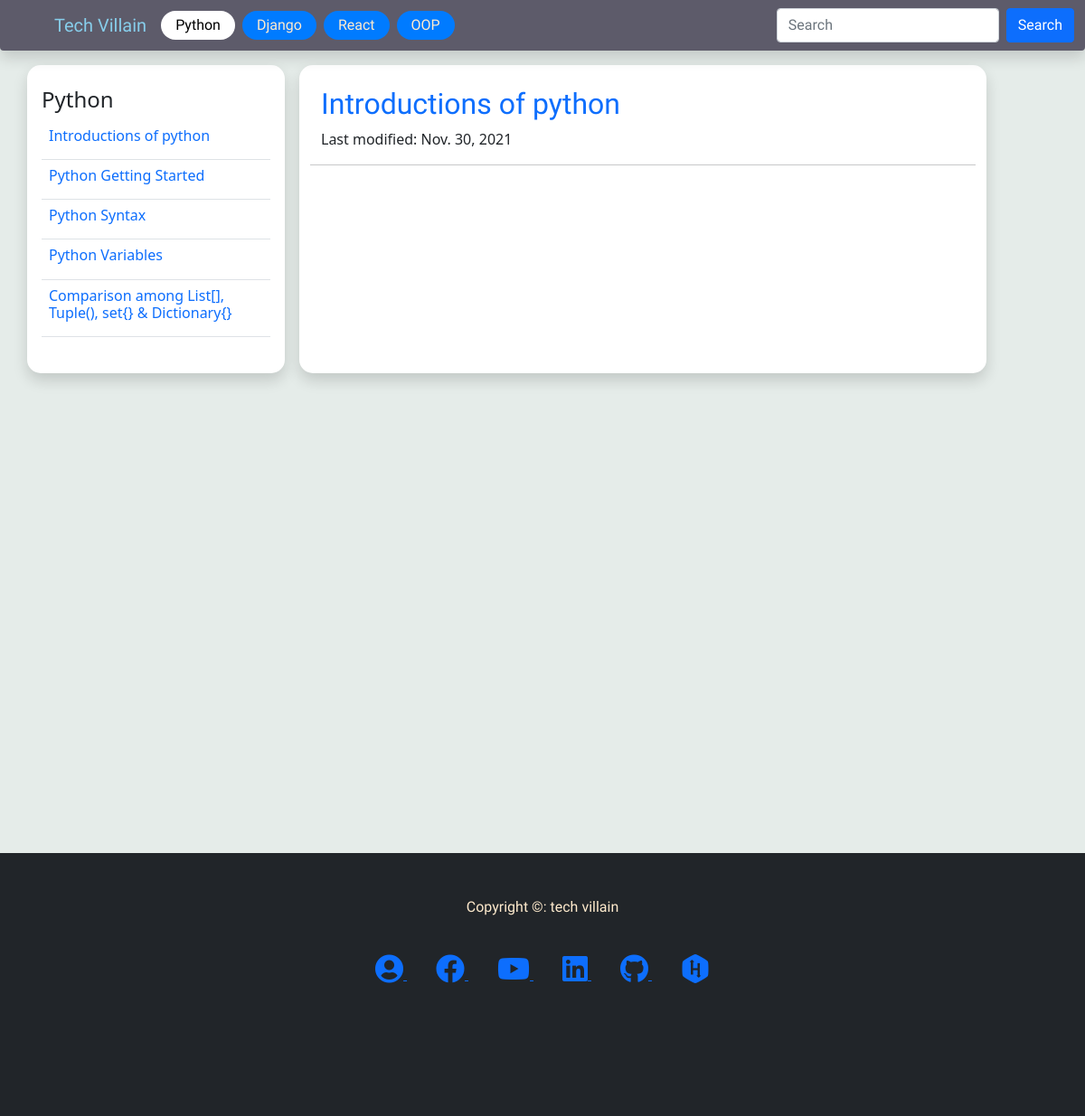
/blog/1, run on an earlier commit of the app's database.
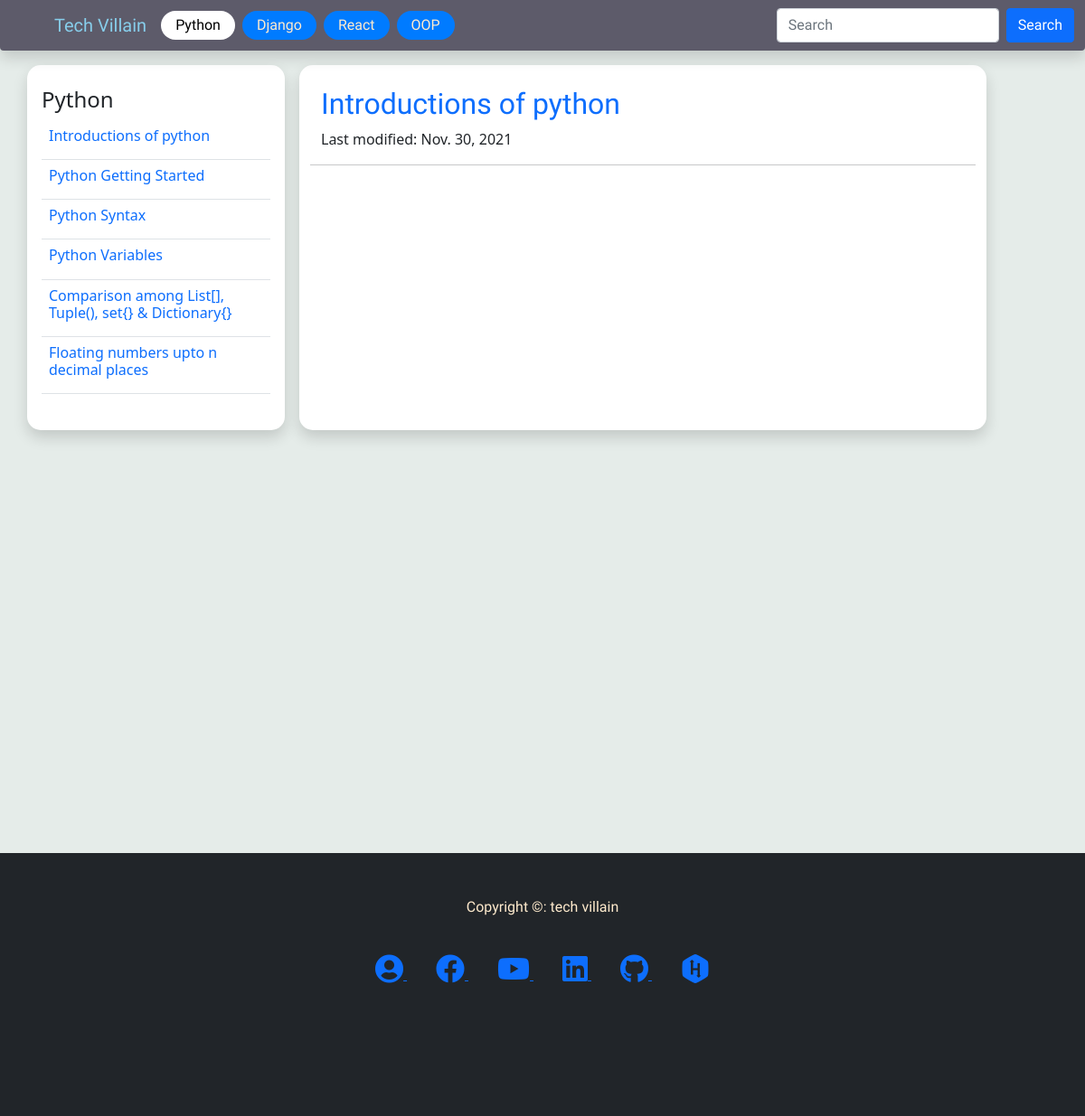
And on a later commit of the database.
### blog/models.py (models this page shows, shortened)
class category(models.Model):
    name = models.CharField(max_length=50)
    def __str__(self):
        return self.name

class blogPost(models.Model):
    category = models.ForeignKey(category, on_delete=models.SET_NULL, null=True, blank=True )
    subCategory = models.ForeignKey(subCategory, on_delete=models.SET_NULL, null=True, blank=True )
    date = models.DateField(default=datetime.now)
    title = models.CharField(max_length=500)
    desc = tinymce_models.HTMLField(null=True,blank=True)

### blog/views.py (the view)
# urls.py: path('blog/<int:pk>', views.category_view, name='blog'),
def category_view(request, pk):
    blogs = BMODEL.blogPost.objects.filter(category=pk)
    singleBlog = blogs.first()  # get the first object
    category = BMODEL.category.objects.get(id=pk)
    if request.method == 'GET':
        dc = request.GET
        pk = dc.get('getid')  # getid from url link
        if pk != None:
            singleBlog = BMODEL.blogPost.objects.get(id=pk)
    context = {
        'blogs': blogs,
        'singleBlog': singleBlog,
        'category': category,
        }
    return render(request, 'blog/article_page.html', context)

### blog/templatetags/nav_tag.py (called while the page is built)
@register.simple_tag
def categoryfornav():
    cat = BMODEL.category.objects.all()
    return cat

### templates/blog/article_page.html (shortened to what this page needs)
{% extends 'home/base.html' %} {% load static %} {% block content %}
<link rel="stylesheet" href="{% static 'css/prismokd.css' %}" />
<div class="container">
  <div class="row">
    <div
      class="
        col-lg-3
        shadow
        bgwhite
        curv
        me-3
        py-4
        px-md-3 px-sm-2
        nav_right
        bb
      "
    >
      <h4>{{ category}}</h4>
      <form action="" method="GET">
        <table class="table">
          {% for blog in blogs %}
          <tr>
            <td>
              <a
                href="/blog/{{blog.category.id}}?getid={{blog.id}}"
                class="text-decoration-none"
              >
                <h6>{{blog.title}}</h6>
              </a>
            </td>
          </tr>
          {% endfor %}
        </table>
      </form>
    </div>
    <div class="col-lg-8 py-4 px-lg-4 px-md-3 px-sm-1 bgwhite curv shadow">
      <div class="row">
        <div class="row titleFont text-primary">
          <h2>{{singleBlog.title}}</h2>
        </div>
        <div class="row">
          <p>Last modified: {{singleBlog.date}}</p>
        </div>
        <hr />
      </div>
    </div>
  </div>
</div>
{% endblock %}

### templates/home/base.html (shortened to what this page needs)
{% load static %} {% load nav_tag %}
<!DOCTYPE html>
<html lang="en">
  <head>
    <link
      href="https://cdn.jsdelivr.net/npm/bootstrap@5.1.3/dist/css/bootstrap.min.css"
      rel="stylesheet"
    />
    <link
      rel="stylesheet"
      href="https://use.fontawesome.com/releases/v5.15.4/css/all.css"
    />
    <link rel="stylesheet" href="{% static 'css/index.css' %}" />
  </head>
  <body class="bodycolor">
    <nav
      class="navbar navbar-expand-lg fixed-top shadow bgcolor rounded-bottom"
    >
      <div class="container-fluid">
        <a class="navbar-brand brandcolor ms-5" href="/">Tech Villain</a>
        <div class="collapse navbar-collapse" id="navbarSupportedContent">
          <ul class="navbar-nav me-auto mb-2 mb-lg-0">
            {% categoryfornav as navcategory %}
            {% for cat in navcategory %}
            {% url 'blog' cat.id as urll %}
            <li class="nav-item me-2 mb-lg-0 mb-3">
              <a
                class="
                  btn
                  textColor
                  {% if request.path == urll %}active{% endif %}
                "
                aria-current="page"
                href="{{ urll }}"
                >{{cat}}</a
              >
            </li>
            {% endfor %}
          </ul>
          <form class="d-flex" method="post" action="/search">
            <input
              class="form-control me-2"
              type="search"
              placeholder="Search"
              aria-label="Search"
              name="search"
            />
            <button class="btn btn-primary" type="submit">Search</button>
          </form>
        </div>
      </div>
    </nav>
    <br /><br /><br />
    <div style="min-height: 100vh;">{% block content %} {% endblock %}</div>
    <br /><br /><br />
    <footer class="footerHeader">
      <br /><br />
      <div class="container">
        <div class="row text-center textColor">
          <p>Copyright &copy: tech villain</p>
        </div>
        <br />
        <div class="row text-center">
          <div class="col">
            <a
              class="m-3"
              target="_blank"
              href="http://mahmudjewel.herokuapp.com"
            >
              <i class="fas fa-user-circle fa-2x"></i>
            </a>
            <a
              class="m-3"
              target="_blank"
              href="https://www.facebook.com/TechVillain.007"
            >
              <i class="fab fa-facebook fa-2x"></i>
            </a>
            <a
              class="m-3"
              target="_blank"
              href="https://www.youtube.com/channel/UCJCdq7lWqB7M5b16UatoTEw"
            >
              <i class="fab fa-youtube fa-2x"></i>
            </a>
            <a
              class="m-3"
              target="_blank"
              href="https://www.linkedin.com/in/mahmudjewel"
            >
              <i class="fab fa-linkedin fa-2x"></i>
            </a>
            <a
              class="m-3"
              target="_blank"
              href="https://github.com/MahmudJewel"
            >
              <i class="fab fa-github fa-2x"></i>
            </a>
            <a
              class="m-3"
              target="_blank"
              href="https://www.hackerrank.com/DJ_cse"
            >
              <i class="fab fa-hackerrank fa-2x"></i>
            </a>
          </div>
        </div>
        <br /><br /><br /><br /><br /><br />
      </div>
    </footer>
  </body>
</html>

What changed in the data, as far as the page shows it:
added blogPost: title "Floating numbers upto n decimal places"
